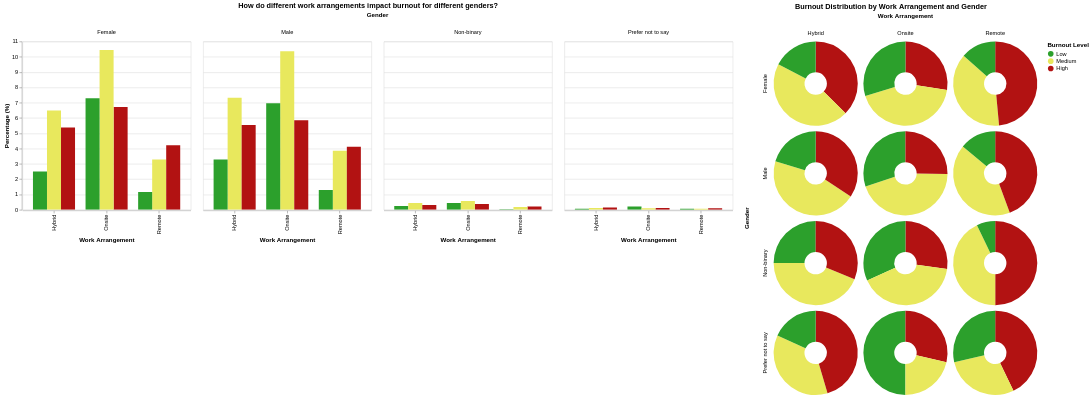

The code cell stored with this chart in its notebook:
### Code cell
#plotting bar chart
barchart = alt.Chart(source).transform_aggregate(
    count='count()',  
    groupby=['Work_Arrangement', 'Burnout_Level', 'Gender'] 
).transform_window(
    total = 'sum(count)',
    frame=[None, None],
    groupby=['Work_Arrangement', 'Gender'] 
).transform_calculate(
    percentage=f'datum.count / {total_rows} * 100',
    total_percentage = 'datum.total/ datum.total * 100'
).mark_bar().encode(
    x=alt.X('Work_Arrangement:N', title='Work Arrangement'),
    y=alt.Y('percentage:Q', title='Percentage (%)'),  
    xOffset='Burnout_Level:N',  
    color=alt.Color('Burnout_Level:N', scale=alt.Scale(domain=['Low', 'Medium', 'High'], range=['#2ca02c', '#e8e85d', '#b21212']), title='Burnout Level'),
    tooltip=[
        alt.Tooltip('Work_Arrangement:N', title='Work Arrangement'),
        alt.Tooltip('Burnout_Level:N', title='Burnout Level'),
        alt.Tooltip('count:Q', title='Count'),  
        alt.Tooltip('percentage:Q', title='Percentage', format='.2f'),
        alt.Tooltip('total_percentage:Q', title='Total Percentage', format='.2f')

    ],
    column=alt.Column('Gender:N', title='Gender') 
).properties(
    title=alt.TitleParams('How do different work arrangements impact burnout for different genders?',
    fontWeight='bold',
    anchor='middle'),
    width=300,
    height=300
).interactive()



#plotting doughnut chart
doughnut = alt.Chart(source).transform_aggregate(
    count='count()',  
    groupby=['Work_Arrangement', 'Burnout_Level', 'Gender']  
).transform_window(
    total = 'sum(count)',
    frame=[None, None],
    groupby=['Work_Arrangement', 'Gender']
).transform_calculate(
    percentage=f'datum.count / {total_rows} * 100',
    total_percentage='datum.total/datum.total * 100'
).mark_arc(innerRadius=20).encode(  # innerRadius creates doughnut
    theta=alt.Theta('percentage:Q', title='Percentage (%)'),
    color=alt.Color('Burnout_Level:N', scale=alt.Scale(domain=['Low', 'Medium', 'High'], range=['#2ca02c', '#e8e85d', '#b21212']), title='Burnout Level'),
    tooltip=[
        alt.Tooltip('Work_Arrangement:N', title='Work Arrangement'),
        alt.Tooltip('Burnout_Level:N', title='Burnout Level'),
        alt.Tooltip('count:Q', title='Count'),
        alt.Tooltip('percentage:Q', title='Percentage', format='.2f'),
        alt.Tooltip('total_percentage:Q', title='Total Percentage', format='.2f')
    ]
).properties(
    width=150,
    height=150
).facet(
    column=alt.Column('Work_Arrangement:N', title='Work Arrangement'),
    row=alt.Row('Gender:N', title='Gender'),
    spacing=10
).properties(
    title=alt.TitleParams(
        text='Burnout Distribution by Work Arrangement and Gender',
        fontWeight='bold',
        anchor='middle'
    )
).interactive()


alt.hconcat(barchart,doughnut)

### Figure 1 — Vega-Lite specification as saved in the notebook (floating-point values rounded to 4 significant figures; data arrays with more than 128 entries replaced by an {"elided": "..."} marker saying what was removed)
{"config": {"view": {"continuousWidth": 300, "continuousHeight": 300}}, "hconcat": [{"mark": {"type": "bar"}, "encoding": {"color": {"field": "Burnout_Level", "scale": {"domain": ["Low", "Medium", "High"], "range": ["#2ca02c", "#e8e85d", "#b21212"]}, "title": "Burnout Level", "type": "nominal"}, "column": {"field": "Gender", "title": "Gender", "type": "nominal"}, "tooltip": [{"field": "Work_Arrangement", "title": "Work Arrangement", "type": "nominal"}, {"field": "Burnout_Level", "title": "Burnout Level", "type": "nominal"}, {"field": "count", "title": "Count", "type": "quantitative"}, {"field": "percentage", "format": ".2f", "title": "Percentage", "type": "quantitative"}, {"field": "total_percentage", "format": ".2f", "title": "Total Percentage", "type": "quantitative"}], "x": {"field": "Work_Arrangement", "title": "Work Arrangement", "type": "nominal"}, "xOffset": {"field": "Burnout_Level", "type": "nominal"}, "y": {"field": "percentage", "title": "Percentage (%)", "type": "quantitative"}}, "height": 300, "name": "view_27", "title": {"text": "How do different work arrangements impact burnout for different genders?", "anchor": "middle", "fontWeight": "bold"}, "transform": [{"aggregate": [{"op": "count", "as": "count"}], "groupby": ["Work_Arrangement", "Burnout_Level", "Gender"]}, {"window": [{"op": "sum", "field": "count", "as": "total"}], "frame": [null, null], "groupby": ["Work_Arrangement", "Gender"]}, {"calculate": "datum.count / 3157 * 100", "as": "percentage"}, {"calculate": "datum.total/ datum.total * 100", "as": "total_percentage"}], "width": 300}, {"facet": {"column": {"field": "Work_Arrangement", "title": "Work Arrangement", "type": "nominal"}, "row": {"field": "Gender", "title": "Gender", "type": "nominal"}}, "spec": {"mark": {"type": "arc", "innerRadius": 20}, "encoding": {"color": {"field": "Burnout_Level", "scale": {"domain": ["Low", "Medium", "High"], "range": ["#2ca02c", "#e8e85d", "#b21212"]}, "title": "Burnout Level", "type": "nominal"}, "theta": {"field": "percentage", "title": "Percentage (%)", "type": "quantitative"}, "tooltip": [{"field": "Work_Arrangement", "title": "Work Arrangement", "type": "nominal"}, {"field": "Burnout_Level", "title": "Burnout Level", "type": "nominal"}, {"field": "count", "title": "Count", "type": "quantitative"}, {"field": "percentage", "format": ".2f", "title": "Percentage", "type": "quantitative"}, {"field": "total_percentage", "format": ".2f", "title": "Total Percentage", "type": "quantitative"}]}, "height": 150, "name": "view_26", "transform": [{"aggregate": [{"op": "count", "as": "count"}], "groupby": ["Work_Arrangement", "Burnout_Level", "Gender"]}, {"window": [{"op": "sum", "field": "count", "as": "total"}], "frame": [null, null], "groupby": ["Work_Arrangement", "Gender"]}, {"calculate": "datum.count / 3157 * 100", "as": "percentage"}, {"calculate": "datum.total/datum.total * 100", "as": "total_percentage"}], "width": 150}, "spacing": 10, "title": {"text": "Burnout Distribution by Work Arrangement and Gender", "anchor": "middle", "fontWeight": "bold"}}], "data": {"name": "data-41214090f7d0054c7e1d434082cd9039"}, "params": [{"name": "param_27", "select": {"type": "interval", "encodings": ["x", "y"]}, "bind": "scales", "views": ["view_27"]}, {"name": "param_28", "select": {"type": "interval", "encodings": ["x", "y"]}, "bind": "scales", "views": ["view_26"]}], "$schema": "https://vega.github.io/schema/vega-lite/v5.20.1.json", "datasets": {"data-41214090f7d0054c7e1d434082cd9039": {"elided": "3157 records"}}}
